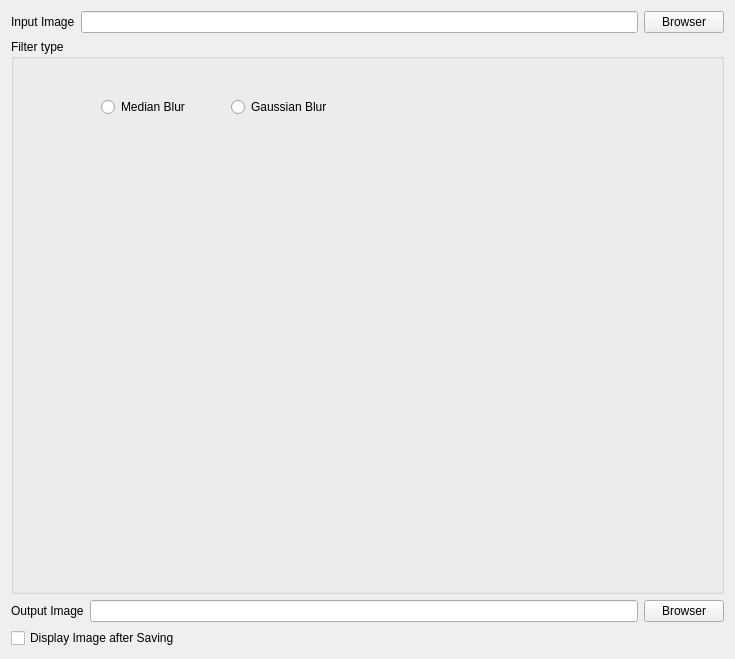
<?xml version="1.0" encoding="UTF-8"?>
<ui version="4.0">
 <class>MainWindow</class>
 <widget class="QMainWindow" name="MainWindow">
  <property name="geometry">
   <rect>
    <x>0</x>
    <y>0</y>
    <width>735</width>
    <height>659</height>
   </rect>
  </property>
  <property name="windowTitle">
   <string>MainWindow</string>
  </property>
  <widget class="QWidget" name="centralWidget">
   <layout class="QVBoxLayout" name="verticalLayout_2">
    <item>
     <layout class="QHBoxLayout" name="horizontalLayout">
      <item>
       <widget class="QLabel" name="inputLabel">
        <property name="text">
         <string>Input Image</string>
        </property>
       </widget>
      </item>
      <item>
       <widget class="QLineEdit" name="inputLineEdit"/>
      </item>
      <item>
       <widget class="QPushButton" name="inputPushButton">
        <property name="text">
         <string>Browser</string>
        </property>
       </widget>
      </item>
     </layout>
    </item>
    <item>
     <widget class="QGroupBox" name="filterTypeGroupBox">
      <property name="title">
       <string>Filter type</string>
      </property>
      <widget class="QRadioButton" name="medianBlurRadioButton">
       <property name="geometry">
        <rect>
         <x>90</x>
         <y>60</y>
         <width>89</width>
         <height>16</height>
        </rect>
       </property>
       <property name="text">
        <string>Median Blur</string>
       </property>
      </widget>
      <widget class="QRadioButton" name="gaussianBlurRadioButton">
       <property name="geometry">
        <rect>
         <x>220</x>
         <y>60</y>
         <width>121</width>
         <height>16</height>
        </rect>
       </property>
       <property name="text">
        <string>Gaussian Blur</string>
       </property>
      </widget>
     </widget>
    </item>
    <item>
     <layout class="QHBoxLayout" name="horizontalLayout_2">
      <item>
       <widget class="QLabel" name="outputLabel">
        <property name="text">
         <string>Output Image</string>
        </property>
       </widget>
      </item>
      <item>
       <widget class="QLineEdit" name="outputLineEdit"/>
      </item>
      <item>
       <widget class="QPushButton" name="outputPushButton">
        <property name="text">
         <string>Browser</string>
        </property>
       </widget>
      </item>
     </layout>
    </item>
    <item>
     <widget class="QCheckBox" name="displayImagecheckBox">
      <property name="text">
       <string>Display Image after Saving</string>
      </property>
     </widget>
    </item>
   </layout>
  </widget>
  <action name="actionnew">
   <property name="text">
    <string>New   Ctrl+N</string>
   </property>
   <property name="shortcut">
    <string>Ctrl+N</string>
   </property>
  </action>
  <action name="actionOpen">
   <property name="text">
    <string>Open</string>
   </property>
  </action>
  <action name="actionSave">
   <property name="text">
    <string>Save</string>
   </property>
  </action>
  <action name="actionSave_as">
   <property name="text">
    <string>Save as</string>
   </property>
  </action>
  <action name="actionExit">
   <property name="text">
    <string>Exit</string>
   </property>
  </action>
 </widget>
 <layoutdefault spacing="6" margin="11"/>
 <resources/>
 <connections/>
</ui>
